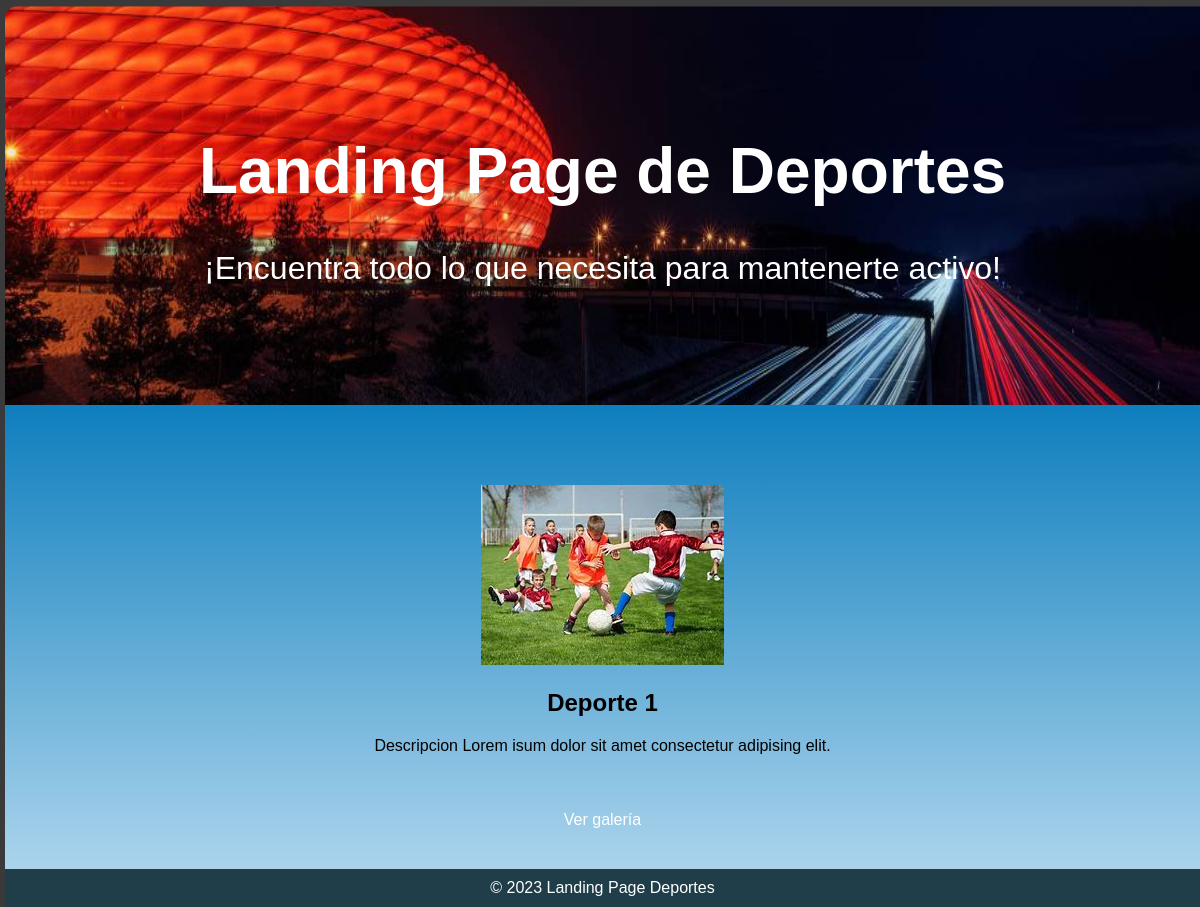
/home/, run on the app's committed database.
### deportes/models.py (models this page shows, shortened)
class Mensaje(models.Model):
    titulo = models.CharField(max_length=200)
    subtitulo = models.CharField(max_length=200)
    imagen1 = models.ImageField(upload_to='imagenes', null=True, blank=True)

class Deporte(models.Model):
    imagen = models.ImageField(upload_to='imagenes', null=True, blank=True)
    TituloD = models.CharField(max_length=200)
    Descripcion = models.CharField(max_length=300)

### deportes/views.py (the view)
# urls.py: path('', views.index, name='index'),
def index(request):
    mensajes = Mensaje.objects.all()
    deportes = Deporte.objects.all()
    return render(request, 'index.html', {'deportes': deportes, 'mensajes': mensajes})

### deportes/templates/index.html (shortened to what this page needs)
<!DOCTYPE html>
<html lang="en">
<head>
</head>
<body>
    <header>
        <div class="contenido-header">
            <h1>{{ mensajes.0.titulo }}</h1>
            <p>{{ mensajes.0.subtitulo }}</p>
        </div>
        <img class="img-header" src="{{ mensajes.0.imagen1.url }}" alt="Imagen de cabecera">
    </header>
    <section>
        {% for deporte in deportes %}
        <div>
            {% if deporte.imagen %}
            <img src="{{ deporte.imagen.url }}" alt="{{ deporte.TituloD }}">
            {% endif %}
            <h2>{{ deporte.TituloD }}</h2>
            <p>{{ deporte.Descripcion }}</p>
        </div>
        {% endfor %}
        <div>
            <a href="{% url 'galeria' %}">Ver galería</a>
        </div>
    </section>
    <footer>
        &copy; 2023 Landing Page Deportes
    </footer>
</body>
</html>

### deportes/templates/index.html (style rules this page uses)
body { font-family: Arial, sans-serif; background-color: rgb(58, 58, 58); margin: 0; padding: 0; border-top: 5px solid rgb(58, 58, 58); border-left: 5px solid rgb(58, 58, 58); }
header { position: relative; display: flex; justify-content: center; align-items: center; height: 50vh; }
.contenido-header { position: absolute; padding: 20px 0; color: white; text-align: center; font-size: 2em; }
.img-header { position: relative; margin-top: 0px; height: 146vh; width: 100%; clip-path: xywh(0 33% 100% 75% round 1% 0); z-index: -1; }
section { text-align: center; background: linear-gradient(to bottom, #0e7ebe, #abd4ec); }
img { margin-top: 80px; }
div { padding-bottom: 40px; }
a { text-decoration: none; color: white; margin: auto; }
footer { padding: 10px 0; text-align: center; background-color: rgb(31, 62, 73); color: white; }

### data on the page
Mensaje: titulo "Landing Page de Deportes", subtitulo "¡Encuentra todo lo que necesita para mantenerte activo!", imagen1 (picture)
Deporte: imagen (picture), TituloD "Deporte 1", Descripcion "Descripcion Lorem isum dolor sit amet consectetur adipising elit."
